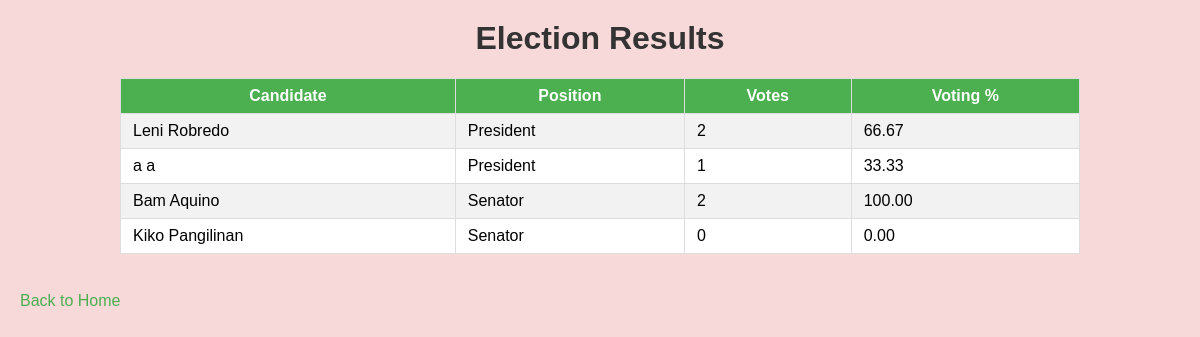
The app's page /results, older data.
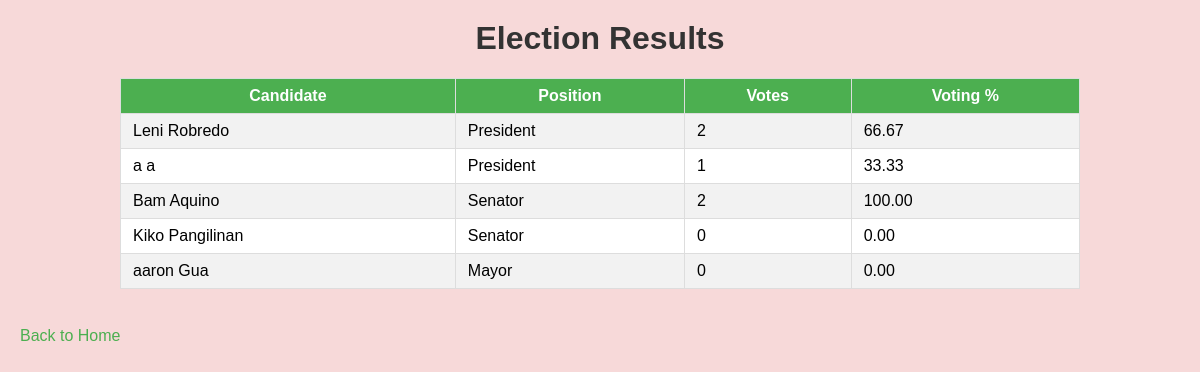
The same page, newer data.
### tables this page shows
CREATE TABLE candidates (
            candID INTEGER PRIMARY KEY AUTOINCREMENT,
            candFName TEXT NOT NULL,
            candMName TEXT,
            candLName TEXT NOT NULL,
            posID INTEGER NOT NULL,
            candStat TEXT NOT NULL DEFAULT 'active',
            votes INTEGER NOT NULL DEFAULT 0,
            FOREIGN KEY (posID) REFERENCES positions(posID)
        );

CREATE TABLE positions (
            posID INTEGER PRIMARY KEY AUTOINCREMENT,
            posName TEXT NOT NULL,
            numOfPositions INTEGER NOT NULL,
            posStat TEXT NOT NULL DEFAULT 'open'
        );

### app.py (the view)
@app.route("/results")
def results():
    rows = dbhelper.get_results_with_percent()
    return render_template("results.html", results=rows)

### dbhelper.py (called while the page is built)
def get_connection():
    conn = sqlite3.connect(DB_NAME)
    return conn

### templates/results.html (shortened to what this page needs)
<!DOCTYPE html>
<html>
<head>
    <link rel="stylesheet" href="/statics/index.css">
</head>
<body>
    <h1>Election Results</h1>
    <table>
        <tr><th>Candidate</th><th>Position</th><th>Votes</th><th>Voting %</th></tr>
        {% for r in results %}
        <tr>
            <td>{{ r[0] }}</td>
            <td>{{ r[1] }}</td>
            <td>{{ r[2] }}</td>
            <td>{{ r[3] }}</td>
        </tr>
        {% endfor %}
    </table>
    <br><a href="/">Back to Home</a>
</body>
</html>

Row changes from the older to the newer data that the page shows:
added candidates: r "aaron Gua", posName "Mayor", votes "0", votes "0.00"
